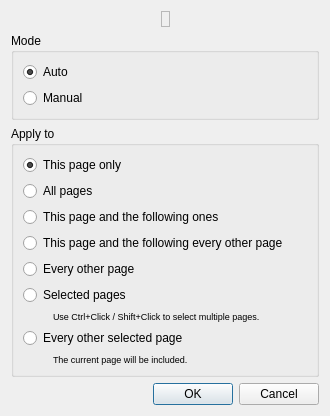
<?xml version="1.0" encoding="UTF-8"?>
<ui version="4.0">
 <class>page_split::SplitModeDialog</class>
 <widget class="QDialog" name="page_split::SplitModeDialog">
  <property name="windowModality">
   <enum>Qt::WindowModal</enum>
  </property>
  <property name="geometry">
   <rect>
    <x>0</x>
    <y>0</y>
    <width>330</width>
    <height>383</height>
   </rect>
  </property>
  <property name="windowTitle">
   <string>Split Pages</string>
  </property>
  <layout class="QVBoxLayout" name="verticalLayout_4">
   <item>
    <layout class="QHBoxLayout" name="horizontalLayout">
     <item>
      <spacer>
       <property name="orientation">
        <enum>Qt::Horizontal</enum>
       </property>
       <property name="sizeHint" stdset="0">
        <size>
         <width>1</width>
         <height>1</height>
        </size>
       </property>
      </spacer>
     </item>
     <item>
      <widget class="QLabel" name="layoutTypeLabel">
       <property name="frameShape">
        <enum>QFrame::StyledPanel</enum>
       </property>
       <property name="pixmap">
        <pixmap>:/icons/layout_type_auto.svg</pixmap>
       </property>
      </widget>
     </item>
     <item>
      <spacer>
       <property name="orientation">
        <enum>Qt::Horizontal</enum>
       </property>
       <property name="sizeHint" stdset="0">
        <size>
         <width>1</width>
         <height>1</height>
        </size>
       </property>
      </spacer>
     </item>
    </layout>
   </item>
   <item>
    <layout class="QHBoxLayout" name="horizontalLayout_3">
     <item>
      <widget class="QGroupBox" name="groupBox">
       <property name="title">
        <string>Mode</string>
       </property>
       <layout class="QVBoxLayout">
        <item>
         <widget class="QRadioButton" name="modeAuto">
          <property name="text">
           <string>Auto</string>
          </property>
          <property name="checked">
           <bool>true</bool>
          </property>
         </widget>
        </item>
        <item>
         <widget class="QRadioButton" name="modeManual">
          <property name="text">
           <string>Manual</string>
          </property>
         </widget>
        </item>
       </layout>
      </widget>
     </item>
   </layout>
   </item>
   <item>
    <widget class="QGroupBox" name="groupBox_2">
     <property name="title">
      <string>Apply to</string>
     </property>
     <layout class="QVBoxLayout" name="verticalLayout">
      <item>
       <widget class="QRadioButton" name="thisPageRB">
        <property name="text">
         <string>This page only</string>
        </property>
        <property name="checked">
         <bool>true</bool>
        </property>
       </widget>
      </item>
      <item>
       <widget class="QRadioButton" name="allPagesRB">
        <property name="text">
         <string>All pages</string>
        </property>
       </widget>
      </item>
      <item>
       <widget class="QRadioButton" name="thisPageAndFollowersRB">
        <property name="text">
         <string>This page and the following ones</string>
        </property>
       </widget>
      </item>
      <item>
       <widget class="QRadioButton" name="thisEveryOtherRB">
        <property name="text">
         <string>This page and the following every other page</string>
        </property>
       </widget>
      </item>
      <item>
       <widget class="QRadioButton" name="everyOtherRB">
        <property name="text">
         <string>Every other page</string>
        </property>
       </widget>
      </item>
      <item>
       <widget class="QRadioButton" name="selectedPagesRB">
        <property name="text">
         <string>Selected pages</string>
        </property>
       </widget>
      </item>
      <item>
       <layout class="QHBoxLayout" name="horizontalLayout_2">
        <property name="spacing">
         <number>0</number>
        </property>
        <item>
         <spacer name="horizontalSpacer_5">
          <property name="orientation">
           <enum>Qt::Horizontal</enum>
          </property>
          <property name="sizeType">
           <enum>QSizePolicy::Fixed</enum>
          </property>
          <property name="sizeHint" stdset="0">
           <size>
            <width>30</width>
            <height>1</height>
           </size>
          </property>
         </spacer>
        </item>
        <item>
         <widget class="QLabel" name="selectedPagesHint">
          <property name="font">
           <font>
            <pointsize>7</pointsize>
           </font>
          </property>
          <property name="text">
           <string>Use Ctrl+Click / Shift+Click to select multiple pages.</string>
          </property>
         </widget>
        </item>
       </layout>
      </item>
      <item>
       <widget class="QRadioButton" name="everyOtherSelectedRB">
        <property name="text">
         <string>Every other selected page</string>
        </property>
       </widget>
      </item>
      <item>
       <layout class="QHBoxLayout" name="horizontalLayout_4">
        <item>
         <spacer name="horizontalSpacer_6">
          <property name="orientation">
           <enum>Qt::Horizontal</enum>
          </property>
          <property name="sizeType">
           <enum>QSizePolicy::Fixed</enum>
          </property>
          <property name="sizeHint" stdset="0">
           <size>
            <width>30</width>
            <height>1</height>
           </size>
          </property>
         </spacer>
        </item>
        <item>
         <widget class="QLabel" name="everyOtherSelectedHint">
          <property name="font">
           <font>
            <pointsize>7</pointsize>
           </font>
          </property>
          <property name="text">
           <string>The current page will be included.</string>
          </property>
         </widget>
        </item>
       </layout>
      </item>
     </layout>
    </widget>
   </item>
   <item>
    <spacer>
     <property name="orientation">
      <enum>Qt::Vertical</enum>
     </property>
     <property name="sizeHint" stdset="0">
      <size>
       <width>1</width>
       <height>1</height>
      </size>
     </property>
    </spacer>
   </item>
   <item>
    <widget class="QDialogButtonBox" name="buttonBox">
     <property name="orientation">
      <enum>Qt::Horizontal</enum>
     </property>
     <property name="standardButtons">
      <set>QDialogButtonBox::Cancel|QDialogButtonBox::Ok</set>
     </property>
    </widget>
   </item>
  </layout>
 </widget>
 <resources/>
 <connections>
  <connection>
   <sender>buttonBox</sender>
   <signal>rejected()</signal>
   <receiver>page_split::SplitModeDialog</receiver>
   <slot>reject()</slot>
   <hints>
    <hint type="sourcelabel">
     <x>316</x>
     <y>260</y>
    </hint>
    <hint type="destinationlabel">
     <x>286</x>
     <y>274</y>
    </hint>
   </hints>
  </connection>
 </connections>
</ui>
